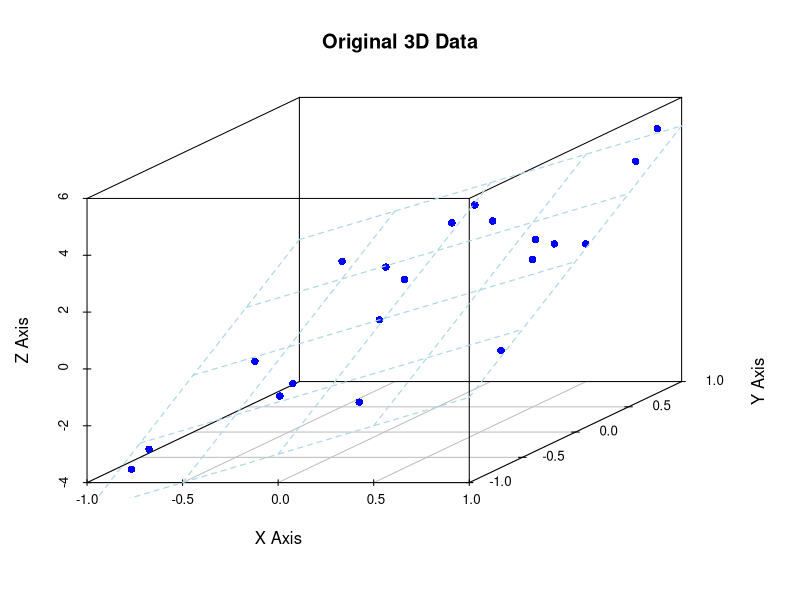
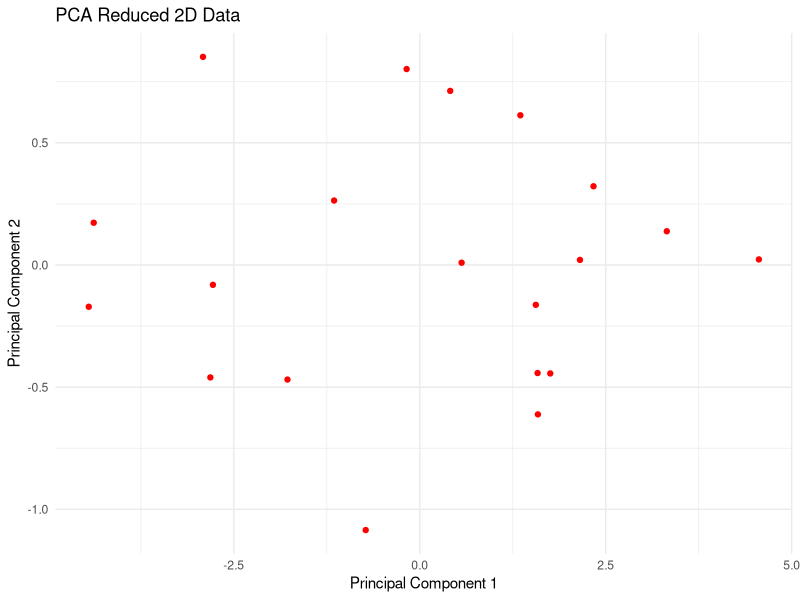
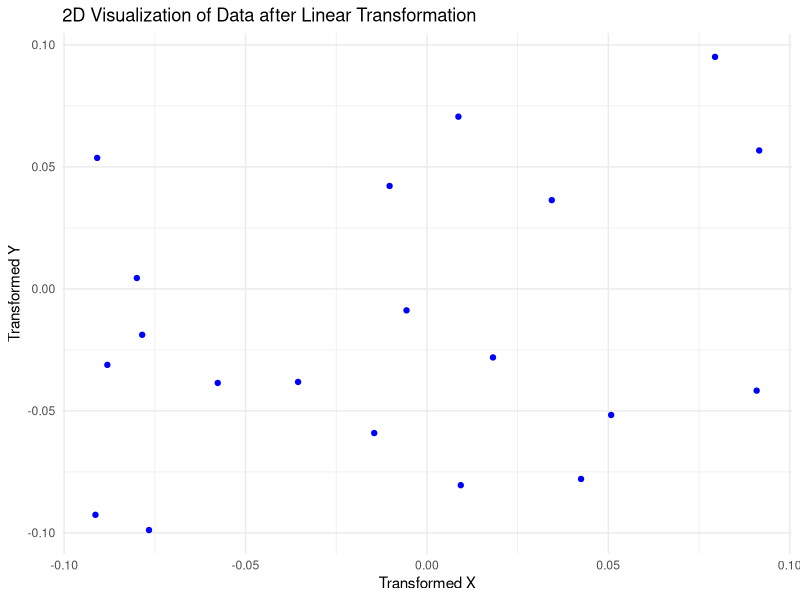
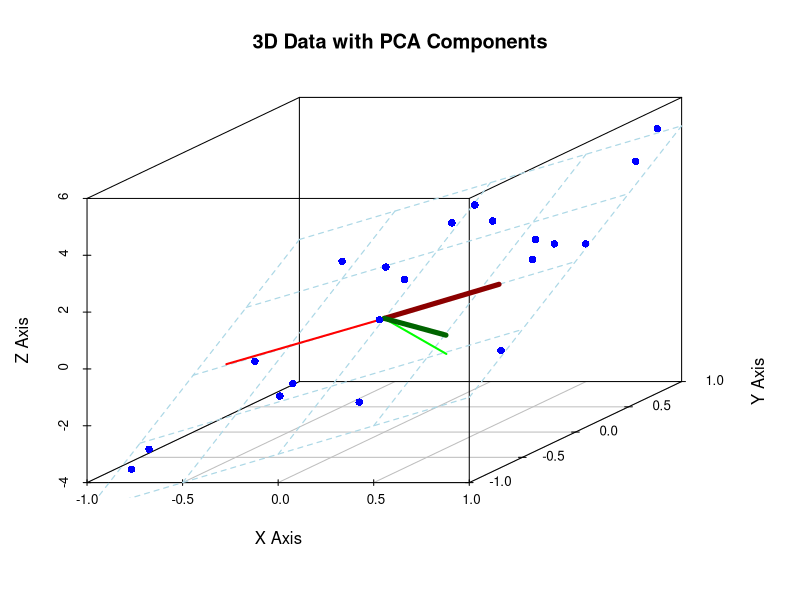
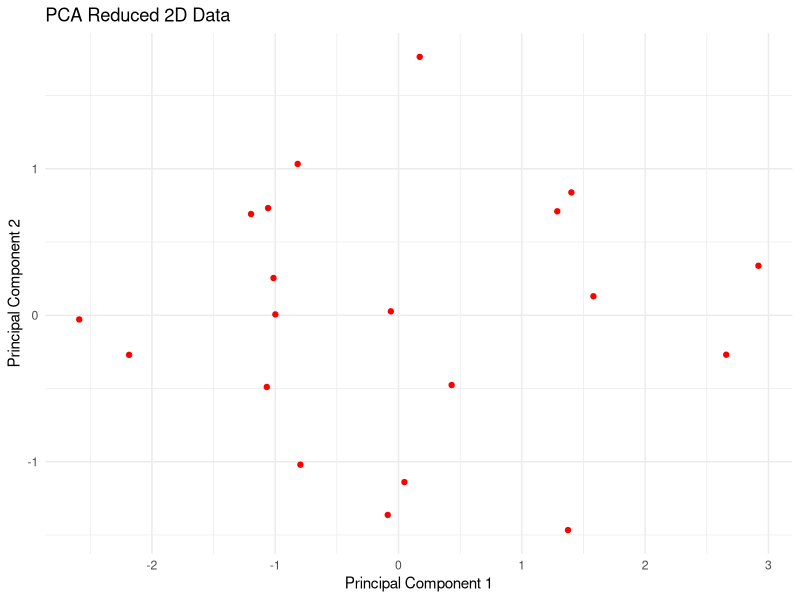
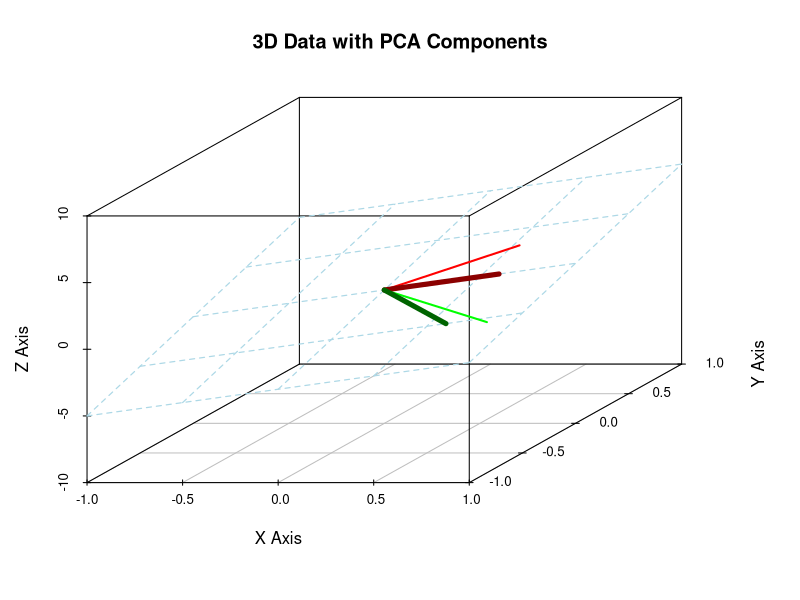
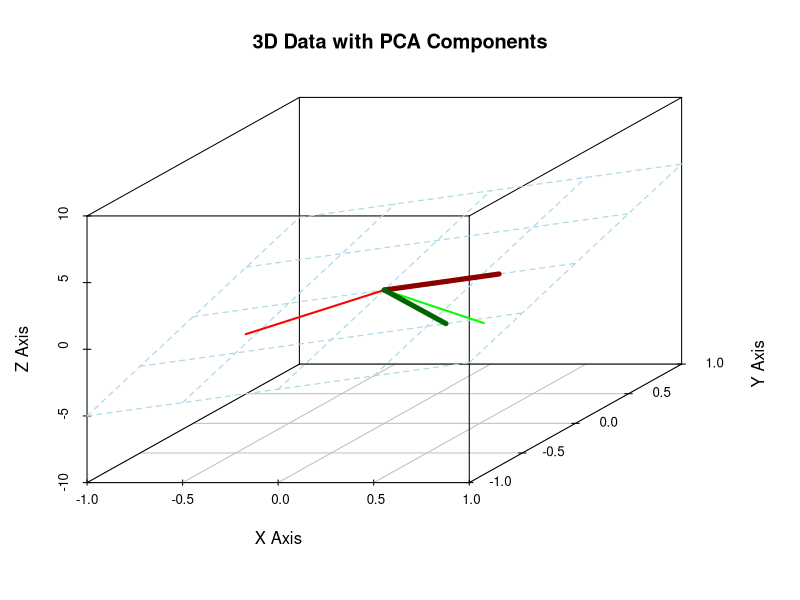
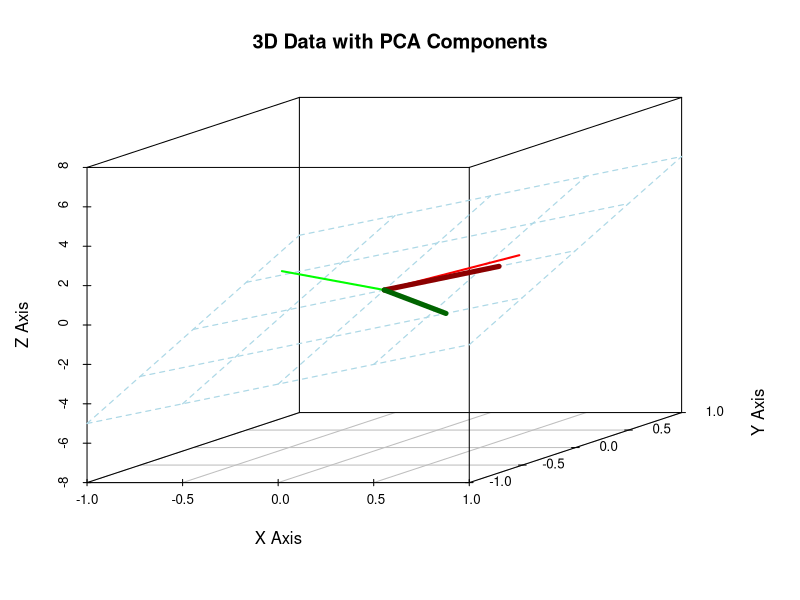

These figures' R source, in order:
## ---- chunk 1
knitr::opts_chunk$set(echo = TRUE)
## ---- chunk 2
# Load necessary libraries
library(ggplot2)
library(scatterplot3d)

# Set the seed for random number generation
set.seed(123)

# Number of samples (data points) to generate
n_samples <- 20

# Generate n_samples random numbers for x and y in the range [-1, 1] from a uniform distribution
x <- runif(n_samples, -1, 1)
y <- runif(n_samples, -1, 1)

# Define a plane equation z = 2 * x + 3 * y

# z0 represents the ideal values for z without any noise
z0 <- 2 * x + 3 * y 
# Generate random noise with mean 0 and standard deviation 1
z <- z0 + rnorm(n_samples, mean = 0, sd = 1)

# Combine x, y, and z
data_3D <- data.frame(x, y, z)

head(data_3D)
## ---- chunk 3
s3d <- scatterplot3d(data_3D$x, data_3D$y, data_3D$z, 
              color = "blue", pch = 16, 
              main = "Original 3D Data", 
              xlab = "X Axis", ylab = "Y Axis", zlab = "Z Axis")

s3d$plane3d(Intercept = 0, x.coef = 2, y.coef = 3, col = "lightblue", lty = 2, lwd = 1.2)
## ---- chunk 4
pca_result <- prcomp(data_3D, center = TRUE, scale. = FALSE)

data_2D <- as.data.frame(pca_result$x[, 1:2])
colnames(data_2D) <- c("PC1", "PC2")

ggplot(data_2D, aes(x = PC1, y = PC2)) +
  geom_point(color = "red", alpha = 2) +
  ggtitle("PCA Reduced 2D Data") +
  xlab("Principal Component 1") +
  ylab("Principal Component 2") +
  theme_minimal()
## ---- chunk 5
data0 <- data.frame(x, y, z0)

# Define two vectors (v_x and v_y) that lie on the plane in 3D space.
v_x <- c(-0.1, 0, -0.2)
v_y <- c(0, -0.1, -0.3)

# Create a transformation matrix by the two vectors v_x and v_y
transformation_matrix <- cbind(v_x, v_y)[1:2, ]

# Apply the linear transformation to the original data
transformed_data <- data.frame(
  x_transformed = data0$x * v_x[1] + data0$y * v_y[1],
  y_transformed = data0$x * v_x[2] + data0$y * v_y[2] )

ggplot(transformed_data, aes(x = x_transformed, y = y_transformed)) +
  geom_point(color = "blue") +
  labs(title = "2D Visualization of Data after Linear Transformation", x = "Transformed X", y = "Transformed Y") +
  theme_minimal()
## ---- chunk 6
data_standardized <- scale(data_3D)
head(data_standardized)
## ---- chunk 7
cov_matrix <- cov(data_standardized)

cov_matrix
## ---- chunk 8
eigen_result <- eigen(cov_matrix)
eigenvalues <- eigen_result$values
eigenvectors <- eigen_result$vectors

eigen_result
## ---- chunk 9
sorted_indices <- order(eigenvalues, decreasing = TRUE)
top_2_eigenvectors <- eigenvectors[, sorted_indices[1:2]]

sorted_indices
## ---- chunk 10
s3d <- scatterplot3d(data_3D$x, data_3D$y, data_3D$z,
                     color = "blue", pch = 16, 
                     main = "3D Data with PCA Components",
                     xlab = "X Axis", ylab = "Y Axis", zlab = "Z Axis")

s3d$plane3d(Intercept = 0, x.coef = 2, y.coef = 3, col = "lightblue", lty = 2, lwd = 1.2)

s3d$points3d(c(0, top_2_eigenvectors[1, 1]), 
             c(0, top_2_eigenvectors[2, 1]), 
             c(0, top_2_eigenvectors[3, 1]), 
             col = "red", type = "l", lwd = 2)

s3d$points3d(c(0, top_2_eigenvectors[1, 2]), 
             c(0, top_2_eigenvectors[2, 2]), 
             c(0, top_2_eigenvectors[3, 2]), 
             col = "green", type = "l", lwd = 2)

s3d$points3d(c(0, 0.6), 
             c(0, 0), 
             c(0, 1.2), 
             col = "darkred", type = "l", lwd = 5)

s3d$points3d(c(0, 0.6), 
             c(0, -0.5), 
             c(0, 0.3), 
             col = "darkgreen", type = "l", lwd = 5)

s3d$points3d(data_3D$x, data_3D$y, data_3D$z, col = "blue", pch = 16)
## ---- chunk 11
pca_result <- data_standardized %*% top_2_eigenvectors

head(pca_result)
## ---- chunk 12
data_2D <- as.data.frame(pca_result[, 1:2])
colnames(data_2D) <- c("PC1", "PC2")

ggplot(data_2D, aes(x = PC1, y = PC2)) +
  geom_point(color = "red", alpha = 5) +
  ggtitle("PCA Reduced 2D Data") +
  xlab("Principal Component 1") +
  ylab("Principal Component 2") +
  theme_minimal()
## ---- chunk 13
pca_test<-function(n,sigma){
  n_samples <- n
  x <- runif(n_samples, -1, 1)  
  y <- runif(n_samples, -1, 1)
  z0 <- 2 * x + 3 * y 
  z <- z0 + rnorm(n_samples, mean = 0, sd = sigma)
  data_3D <- data.frame(x, y, z)
  
  v_x <- c(-0.1, 0, -0.2)
  v_y <- c(0, -0.1, -0.3)
  
  data_standardized <- scale(data_3D)
  cov_matrix <- cov(data_standardized)
  eigen_result <- eigen(cov_matrix)
  eigenvalues <- eigen_result$values
  eigenvectors <- eigen_result$vectors
  
  sorted_indices <- order(eigenvalues, decreasing = TRUE)
  top_2_eigenvectors <- eigenvectors[, sorted_indices[1:2]]
  
  s3d <- scatterplot3d(data_3D$x, data_3D$y, data_3D$z,
                     color = "blue", pch = 16, 
                     main = "3D Data with PCA Components",
                     xlab = "X Axis", ylab = "Y Axis", zlab = "Z Axis", type = "n")

s3d$plane3d(Intercept = 0, x.coef = 2, y.coef = 3, col = "lightblue", lty = 2, lwd = 1.2)

s3d$points3d(c(0, top_2_eigenvectors[1, 1]), 
             c(0, top_2_eigenvectors[2, 1]), 
             c(0, top_2_eigenvectors[3, 1]), 
             col = "red", type = "l", lwd = 2)

s3d$points3d(c(0, top_2_eigenvectors[1, 2]), 
             c(0, top_2_eigenvectors[2, 2]), 
             c(0, top_2_eigenvectors[3, 2]), 
             col = "green", type = "l", lwd = 2)

s3d$points3d(c(0, 0.6), 
             c(0, 0), 
             c(0, 1.2), 
             col = "darkred", type = "l", lwd = 5)

s3d$points3d(c(0, 0.6), 
             c(0, -0.5), 
             c(0, -0.3), 
             col = "darkgreen", type = "l", lwd = 5)

s3d$points3d(data_3D$x, data_3D$y, data_3D$z, col = "blue", pch = 16, type = "n")
}
## ---- chunk 14
#set.seed(2)
pca_test(10000,1)
## ---- chunk 15
#set.seed(2)
pca_test(10000,1)
## ---- chunk 16
pca_test(10000,1)
## ---- chunk 17
pca_test(10,1)
## ---- chunk 18
pca_test(10,1)
## ---- chunk 19
pca_test(10,1)
